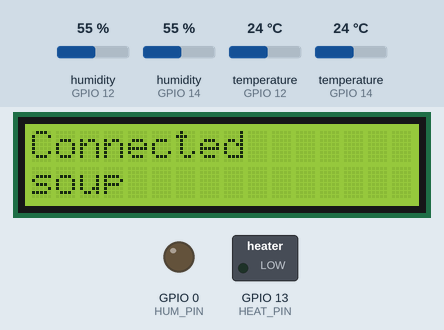
This sketch was run on a simulated ESP8266 (NodeMCU). Parts: 16×2 character LCD, switched loads named in the sketch (green lamp = pin HIGH), output pins drawn as LEDs (lit = HIGH). Inputs (shaded band) come from the test bench; at power-on: humidity (sensors on GPIO 12, GPIO 14) 55 %, temperature (sensors on GPIO 12, GPIO 14) 24 °C. WiFi joins after 1.5 s; servers stay silent unless stated; what the sketch prints to the serial monitor is not drawn.

Above: at 1.7 s.
At 3.7 s:
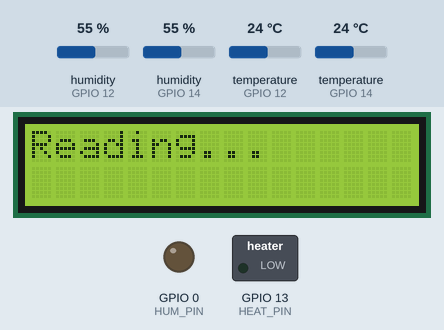
At 4.7 s:
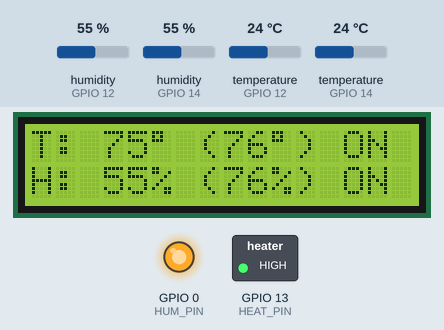
Timing chart, 0 to 6.2 s (numbered marks = the images above):
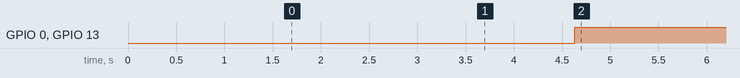

Measured:
- by itself, GPIO 0 (HUM_PIN), GPIO 13 (HEAT_PIN): LOW → HIGH at 4.6 s
- what the display in image 0 shows lasts 2.0 s, from 1.6 s to 3.6 s
- what the display in image 1 shows lasts 1.1 s, from 3.6 s to 4.7 s

The sketch:

ClimateControl.Arduino.ino
```cpp
#include <Ethernet.h>
#include <time.h>
#include <ESP8266WiFi.h>
#include <WiFiClient.h>
#include <DHT.h>
#include <Wire.h>
#include <LiquidCrystal_I2C.h>

#define DHT1_PIN        14
#define DHT2_PIN        12
#define HEAT_PIN        13
#define HUM_PIN         0

#define DHTTYPE         DHT22
#define LOCAL_SSID      "soup"
#define PASSWORD        "mrpants4848"
#define HOST            "192.168.1.22"
#define PORT            9000

DHT dhtInternal_1 = DHT(DHT1_PIN, DHTTYPE);
DHT dhtInternal_2 = DHT(DHT2_PIN, DHTTYPE);
LiquidCrystal_I2C lcd(0x27, 16, 2);
WiFiClient client;

bool useWifi = true;
int setTemp = 76;
int setHumidity = 76;

struct reading {
   int humidityPercent;
   int tempFar;
};

void setup()
{
  Serial.begin(9600);
  pinMode(HEAT_PIN, OUTPUT);
  pinMode(HUM_PIN, OUTPUT);
  lcd.init();
  lcd.backlight();
  dhtInternal_1.begin();
  dhtInternal_2.begin();
  initWifi();
}

void loop()
{
  writeLcd("Reading...", "");
  reading loopRead = ReadEnvironment();
  delay(1000);

  char environmentReading[200];
  sprintf(environmentReading, "TemperatureFahrenheit=%s&HumidityPercent=%s", (String)loopRead.tempFar, (String)loopRead.humidityPercent);

  if (loopRead.tempFar <= setTemp ) digitalWrite(HEAT_PIN, HIGH);
  else digitalWrite(HEAT_PIN, LOW);

  if (loopRead.humidityPercent <= setHumidity ) digitalWrite(HUM_PIN, HIGH);
  else digitalWrite(HUM_PIN, LOW);

  String heatState = "OFF";
  if (loopRead.tempFar <= setTemp) heatState = "ON";
  String humState = "OFF";
  if (loopRead.humidityPercent <= setHumidity) humState = "ON";
  String lcdLine1 = (String)"T: " + loopRead.tempFar + (char)223 + " (" + (String)setTemp + (char)223 +  ") " + heatState;
  String lcdLine2 = (String)"H: " + loopRead.humidityPercent +  "% (" + (String)setHumidity + "%) " + humState;
  writeLcd(lcdLine1, lcdLine2);

  delay(55000);

  if (useWifi)
  {
    writeLcd("Posting reading", (String)HOST + ":" + PORT);
    postReading(environmentReading);
    delay(4000);
  }
}

struct reading ReadEnvironment()
{
  struct reading thisReading;
  float humidityPercent1 = dhtInternal_1.readHumidity();
  float tempC1 = dhtInternal_1.readTemperature();
  float humidityPercent2 = dhtInternal_2.readHumidity();
  float tempC2 = dhtInternal_2.readTemperature();
  thisReading.humidityPercent = (int)((humidityPercent1 + humidityPercent2) / 2 + 0.5);
  thisReading.tempFar = (int)((((tempC1 + tempC2) / 2) * 1.8 + 32) + 0.5);
  return thisReading;
}

void initLcd()
{
  Wire.begin();
  lcd.init();
  lcd.backlight();
}

void writeLcd(String line1, String line2)
{
  Serial.println(line1);
  Serial.println(line2);
  lcd.clear();
  lcd.setCursor(0, 0);
  lcd.print(line1);
  lcd.setCursor(0, 1);
  lcd.print(line2);
}

void initWifi()
{
  if (useWifi)
  {
    writeLcd("Connecting wifi...", LOCAL_SSID);
    WiFi.begin(LOCAL_SSID, PASSWORD);
    while (WiFi.status() != WL_CONNECTED) delay(500);
    writeLcd("Connected", LOCAL_SSID);
    delay(2000);
  }
}

void postReading(char* reading)
{
  if(client.connect(HOST, PORT))
  {
    int bodyLength = strlen(reading);
    client.println("POST /api HTTP/1.1");
    client.print("Host: ");
    client.println(HOST);
    client.println("Connection: close");
    client.print("Content-Length: ");
    client.println(bodyLength);
    client.println("Content-Type: application/x-www-form-urlencoded");
    client.println();
    client.print(reading);
    delay(100);
    while(client.read() != -1);
  }
}
```
